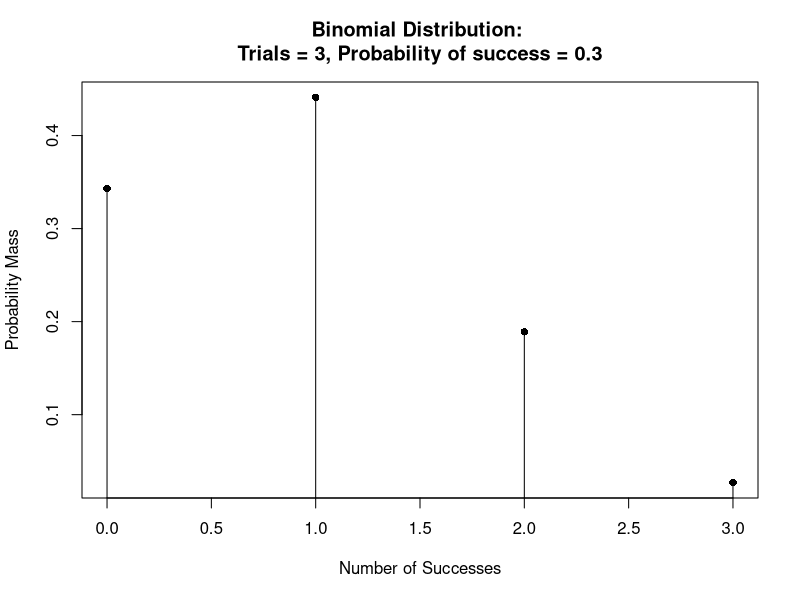
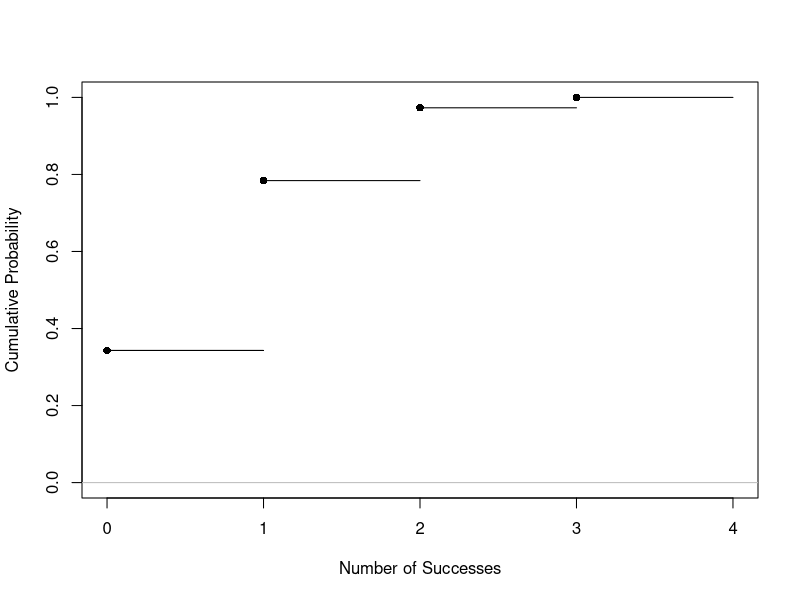
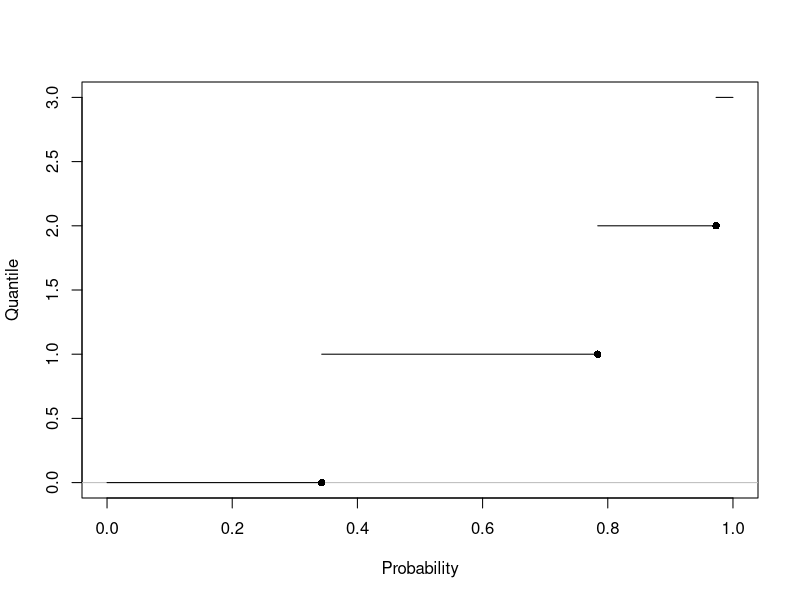
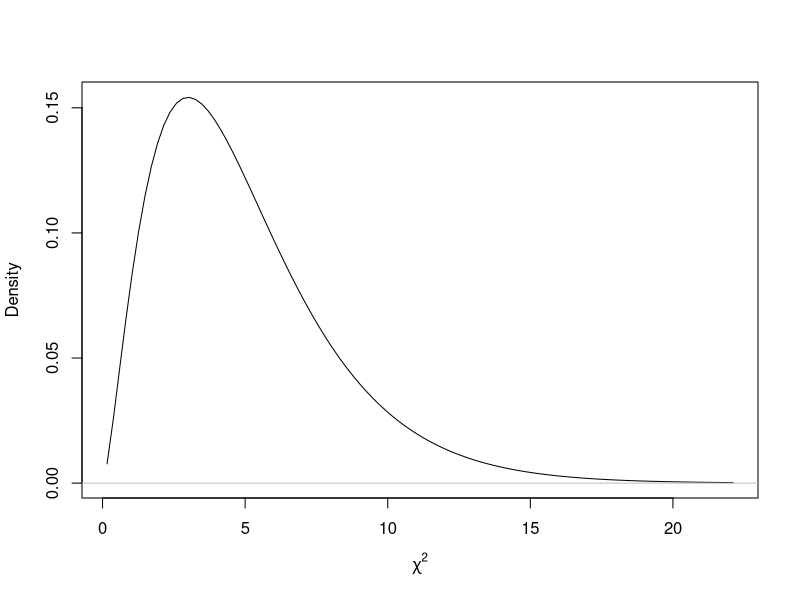
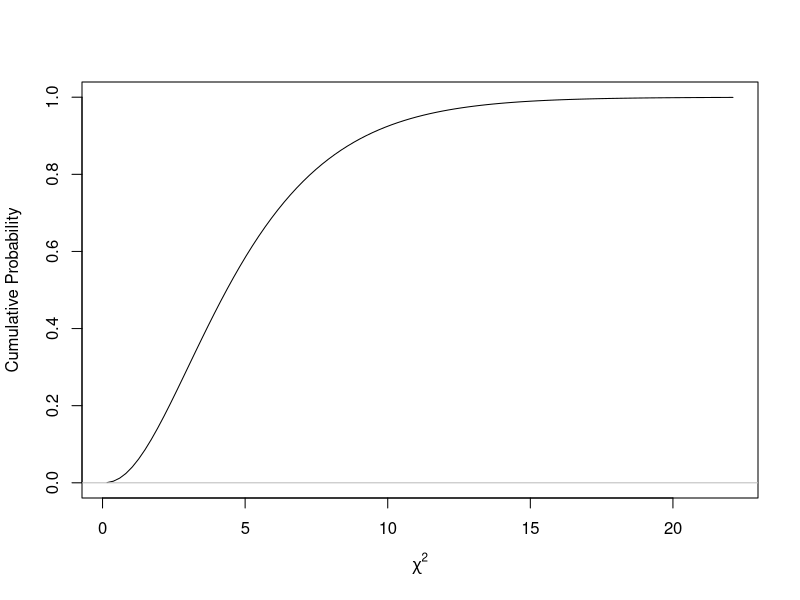
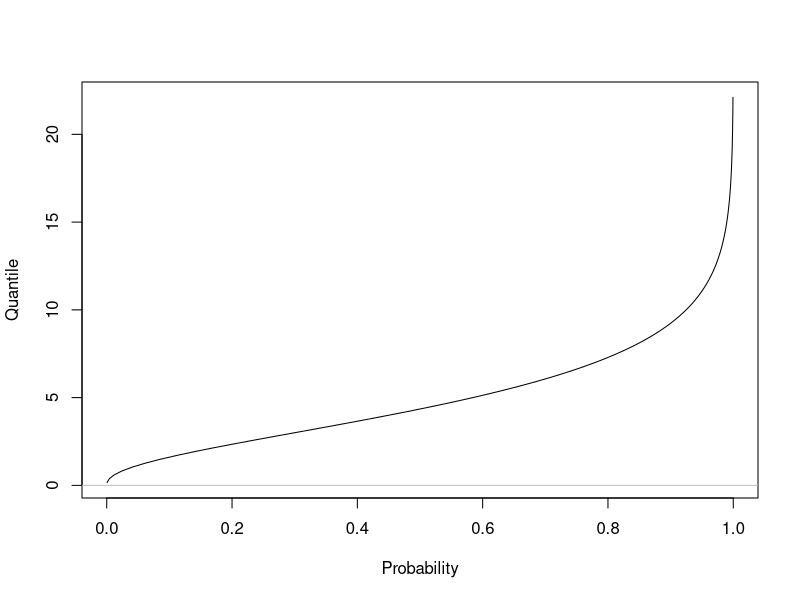

The R script that drew these images, in order:
setwd("/home/claudio/Dropbox/USI/Alari/mySlydes/latex")

pdf("probBinomiale.pdf")
.x <- 0:3
plot(.x, dbinom(.x, size=3, prob=0.3), xlab="Number of Successes", 
  ylab="Probability Mass", main="Binomial Distribution: 
Trials = 3, Probability of success = 0.3", type="h")
points(.x, dbinom(.x, size=3, prob=0.3), pch=16)
abline(h=0, col="gray")
remove(.x)
dev.off()

pdf("distBinomiale.pdf")
x <-0:3
y <- pbinom(0:3, size=3, prob=0.3)
x <- c(x,4)
plot(x=c(x[1],x[2]),y=c(y[1],y[1]),xlab="Number of Successes",ylab="Cumulative Probability",type="l",xlim=c(0,4),ylim=c(0,1))
for (i in 1:(length(x)-1)) {
lines(x=c(x[i],x[i+1]),y=c(y[i],y[i]))
points(x[i], y[i], pch=16)
}
abline(h=0, col="gray")
dev.off()

pdf("quantileBinomiale.pdf")
x <- pbinom(0:3, size=3, prob=0.3)
y <- 0:3
plot(c(x[3],x[4]),c(3,3),xlab="Probability",ylab="Quantile",type="l",xlim=c(0,1),ylim=c(0,3))
abline(h=0, col="gray")
x <- c(0,x)
for (i in 1:3) {
lines(x=c(x[i],x[i+1]),y=c(y[i],y[i]))
points(x[i+1], y[i], pch=16)
}
remove(x,y)
dev.off()





pdf("probChi2.pdf")
.x <- seq(0.158, 22.105, length.out=100)
plot(.x, dchisq(.x, df=5), xlab=expression(chi^2), ylab="Density", type="l")
abline(h=0, col="gray")
remove(.x)
dev.off()

pdf("distChi2.pdf")
.x <- seq(0.158, 22.105, length.out=100)
plot(.x, pchisq(.x, df=5), xlab=expression(chi^2), ylab="Cumulative Probability", type="l")
abline(h=0, col="gray")
remove(.x)
dev.off()


pdf("quantileChi2.pdf")
.x <- seq(0.158, 22.105, length.out=100)
plot(pchisq(.x, df=5), .x, xlab="Probability", ylab="Quantile", type="l")
abline(h=0, col="gray")
remove(.x)
dev.off()






